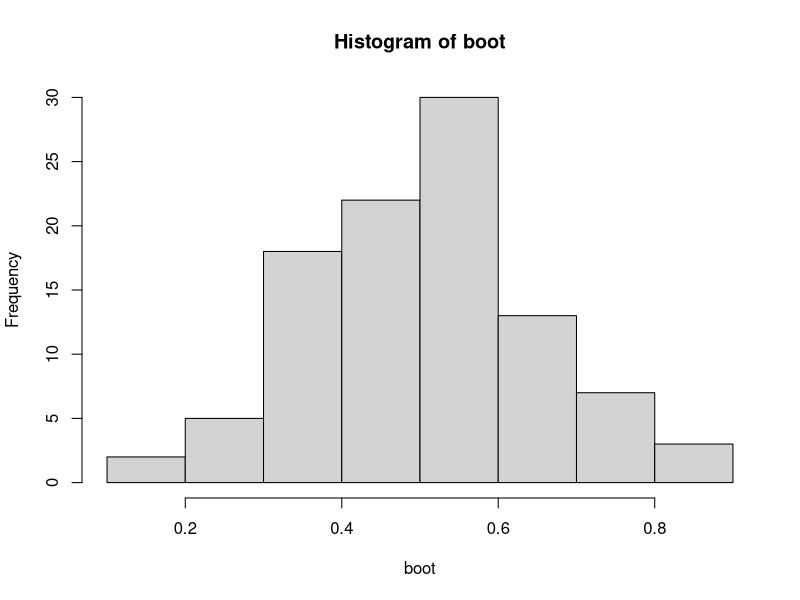

Here is the R script that generated this plot:
x<-c(1,2,3,4,5,6)
sum(x)
var(x)
mean(x)
sqrt(var(x))
sqrt(var(x))/mean(x)
CV<- function(x) sqrt(var(x))/mean(x)
CV(x)
sample(x,replace=T)
CV(sample(x,replace=T))
boot<-numeric(100)
for (i in 1:100) boot[i] <- CV(sample(x,replace=T))
mean(boot)
hist(boot)
